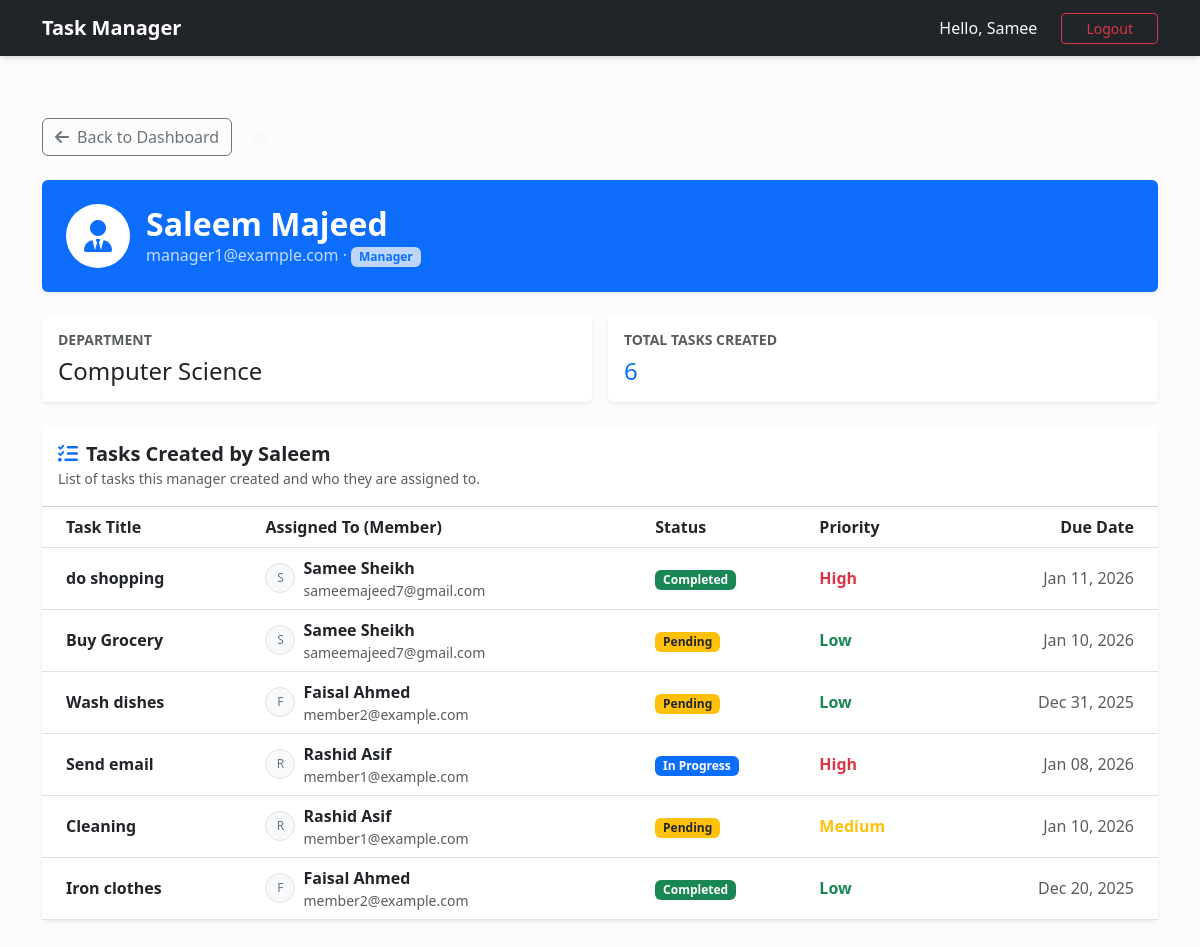
Page /about/manager/4/ (signed in) on the committed database.
### users/models.py (models this page shows, shortened)
class CustomUser(AbstractUser):
    username = None
    email = models.EmailField(_("email address"), unique=True)
    ROLE_ADMIN = "admin"
    ROLE_MANAGER = "manager"
    ROLE_MEMBER = "member"
    ROLE_CHOICES = [
        (ROLE_ADMIN, "Admin"),
        (ROLE_MANAGER, "Manager"),
        (ROLE_MEMBER, "Member"),
    ]
    role = models.CharField(max_length=20, choices=ROLE_CHOICES, default=ROLE_MEMBER)
    department = models.CharField(max_length=100, blank=True)
    USERNAME_FIELD = "email"
    REQUIRED_FIELDS = [] # Email & Password are required by default
    objects = CustomUserManager()
    class Meta:
        verbose_name = "user"
        verbose_name_plural = "users"
        ordering = ("email",)
    @property
    def is_admin(self):
        return self.role == self.ROLE_ADMIN or self.is_superuser

### tasks/models.py (models this page shows, shortened)
class Task(models.Model):
    PRIORITY_LOW = "low"
    PRIORITY_MEDIUM = "medium"
    PRIORITY_HIGH = "high"
    PRIORITY_CHOICES = [
        (PRIORITY_LOW, "Low"),
        (PRIORITY_MEDIUM, "Medium"),
        (PRIORITY_HIGH, "High"),
    ]
    STATUS_PENDING = "pending"
    STATUS_IN_PROGRESS = "in_progress"
    STATUS_COMPLETED = "completed"
    STATUS_CHOICES = [
        (STATUS_PENDING, "Pending"),
        (STATUS_IN_PROGRESS, "In Progress"),
        (STATUS_COMPLETED, "Completed"),
    ]
    title = models.CharField(max_length=255)
    description = models.TextField(blank=True)
    creator = models.ForeignKey(
        settings.AUTH_USER_MODEL,
        related_name="created_tasks",
        on_delete=models.CASCADE,
        help_text="User who created the task",
    )
    assignee = models.ForeignKey(
        settings.AUTH_USER_MODEL,
        related_name="assigned_tasks",
        on_delete=models.SET_NULL,
        null=True,
        blank=True,
        help_text="User assigned to the task",
    )
    priority = models.CharField(max_length=10, choices=PRIORITY_CHOICES, default=PRIORITY_MEDIUM)
    status = models.CharField(max_length=20, choices=STATUS_CHOICES, default=STATUS_PENDING)
    deadline = models.DateTimeField(null=True, blank=True)
    created_at = models.DateTimeField(auto_now_add=True)
    updated_at = models.DateTimeField(auto_now=True)
    completed_at = models.DateTimeField(null=True, blank=True)
    class Meta:
        ordering = ("-priority", "deadline", "-created_at")

### users/views.py (the view)
# urls.py: path("about/manager/<int:pk>/", views.about_manager, name="about_manager"),
@login_required
@require_http_methods(["GET"])
def about_manager(request, pk):
    if not request.user.is_admin:
        messages.error(request, "Unauthorized Access.")
        return redirect("dashboard")
    manager = get_object_or_404(CustomUser, pk=pk, role=CustomUser.ROLE_MANAGER)
    created_tasks = Task.objects.filter(creator=manager).order_by("-created_at")
    ctx = {
        "manager": manager,
        "created_tasks": created_tasks,
    }
    return render(request, "about_manager.html", ctx)

### users/templates/about_manager.html (shortened to what this page needs)
{% extends 'base.html' %}
{% block content %}
<div class="container py-5">
    <div class="mb-4">
        <a href="{% url 'admin_dashboard' %}" class="btn btn-outline-secondary">
            <i class="fas fa-arrow-left me-2"></i>Back to Dashboard
        </a>
        <a href="mailto:{{ manager.email }}" class="btn btn-sm btn-outline-light ms-2">
            <i class="fas fa-envelope me-1"></i>Email
        </a>
    </div>
    <div class="card shadow-sm border-0 mb-4 bg-primary text-white">
        <div class="card-body p-4">
            <div class="d-flex align-items-center">
                <div class="bg-white text-primary rounded-circle p-3 me-3 d-flex align-items-center justify-content-center" style="width: 64px; height: 64px;">
                    <i class="fas fa-user-tie fa-2x"></i>
                </div>
                <div>
                    <h2 class="fw-bold mb-0">{{ manager.first_name }} {{ manager.last_name }}</h2>
                    <p class="mb-0 opacity-75">{{ manager.email }} &middot; <span class="badge bg-light text-primary">Manager</span></p>
                </div>
            </div>
        </div>
    </div>
    <div class="row g-3 mb-4">
        <div class="col-md-6">
            <div class="card shadow-sm border-0 h-100">
                <div class="card-body">
                    <h6 class="text-muted text-uppercase small fw-bold">Department</h6>
                    <h4 class="mb-0">{{ manager.department|default:"General" }}</h4>
                </div>
            </div>
        </div>
        <div class="col-md-6">
            <div class="card shadow-sm border-0 h-100">
                <div class="card-body">
                    <h6 class="text-muted text-uppercase small fw-bold">Total Tasks Created</h6>
                    <h4 class="mb-0 text-primary">{{ created_tasks.count }}</h4>
                </div>
            </div>
        </div>
    </div>
    <div class="card shadow-sm border-0">
        <div class="card-header bg-white py-3">
            <h5 class="mb-0 fw-bold text-dark">
                <i class="fas fa-tasks me-2 text-primary"></i>Tasks Created by {{ manager.first_name }}
            </h5>
            <small class="text-muted">List of tasks this manager created and who they are assigned to.</small>
        </div>
        <div class="card-body p-0">
            <div class="table-responsive">
                <table class="table table-hover align-middle mb-0">
                    <thead class="bg-light">
                        <tr>
                            <th class="ps-4">Task Title</th>
                            <th>Assigned To (Member)</th>
                            <th>Status</th>
                            <th>Priority</th>
                            <th class="text-end pe-4">Due Date</th>
                        </tr>
                    </thead>
                    <tbody>
                        {% for task in created_tasks %}
                        <tr>
                            <td class="ps-4 fw-bold">{{ task.title }}</td>
                            <td>
                                {% if task.assignee %}
                                    <div class="d-flex align-items-center">
                                        <div class="bg-light text-secondary rounded-circle me-2 d-flex align-items-center justify-content-center border" style="width: 30px; height: 30px; font-size: 12px;">
                                            {{ task.assignee.first_name|first }}
                                        </div>
                                        <div>
                                            <div class="fw-semibold">{{ task.assignee.first_name }} {{ task.assignee.last_name }}</div>
                                            <div class="small text-muted">{{ task.assignee.email }}</div>
                                        </div>
                                    </div>
                                {% else %}
                                    <span class="badge bg-secondary">Unassigned</span>
                                {% endif %}
                            </td>
                            <td>
                                {% if task.status == 'completed' %}
                                    <span class="badge bg-success">Completed</span>
                                {% elif task.status == 'in_progress' %}
                                    <span class="badge bg-primary">In Progress</span>
                                {% else %}
                                    <span class="badge bg-warning text-dark">Pending</span>
                                {% endif %}
                            </td>
                            <td>
                                {% if task.priority == 'high' %}
                                    <span class="text-danger fw-bold">High</span>
                                {% elif task.priority == 'medium' %}
                                    <span class="text-warning fw-bold">Medium</span>
                                {% else %}
                                    <span class="text-success fw-bold">Low</span>
                                {% endif %}
                            </td>
                            <td class="text-end pe-4 text-muted">
                                {{ task.deadline|date:"M d, Y"|default:"No Deadline" }}
                            </td>
                        </tr>
                        {% endfor %}
                    </tbody>
                </table>
            </div>
        </div>
    </div>
</div>
{% endblock %}

### users/templates/base.html (shortened to what this page needs)
<!DOCTYPE html>
<html lang="en">
<head>
    <link href="https://cdn.jsdelivr.net/npm/bootstrap@5.3.0/dist/css/bootstrap.min.css" rel="stylesheet">
    <link rel="stylesheet" href="https://cdnjs.cloudflare.com/ajax/libs/font-awesome/6.4.0/css/all.min.css">
</head>
<body>
    <nav class="navbar navbar-expand-md navbar-dark bg-dark fixed-top navbar-custom px-3">
        <div class="container">
            <a class="navbar-brand fw-bold d-flex align-items-center" href="{% url 'home' %}">
                Task Manager
            </a>
            <div class="collapse navbar-collapse justify-content-end" id="navbarNav">
                <ul class="navbar-nav align-items-center gap-2">
                    {% if user.is_authenticated %}
                        <li class="nav-item">
                            <span class="text-light me-3">Hello, {{ user.first_name|default:user.email }}</span>
                        </li>
                        <li class="nav-item">
                            <form action="{% url 'logout' %}" method="POST" class="d-inline">
                                 <button type="submit" class="btn btn-outline-danger btn-sm px-4">Logout</button>
                            </form>
                        </li>
                    {% endif %}
                </ul>
            </div>
        </div>
    </nav>
    <main>
        {% block content %}
        {% endblock %}
    </main>
</body>
</html>

### rows in the picture
CustomUser: first_name "Samee"
CustomUser: first_name "Saleem", last_name "Majeed", email "manager1@example.com", department "Computer Science"
Task: title "do shopping", assignee.first_name|first "S", assignee.first_name "Samee", assignee.last_name "Sheikh", assignee.email "sameemajeed7@gmail.com", status "Completed", priority "High", deadline "Jan 11, 2026"
Task: title "Buy Grocery", assignee.first_name|first "S", assignee.first_name "Samee", assignee.last_name "Sheikh", assignee.email "sameemajeed7@gmail.com", status "Pending", priority "Low", deadline "Jan 10, 2026"
Task: title "Wash dishes", assignee.first_name|first "F", assignee.first_name "Faisal", assignee.last_name "Ahmed", assignee.email "member2@example.com", status "Pending", priority "Low", deadline "Dec 31, 2025"
Task: title "Send email", assignee.first_name|first "R", assignee.first_name "Rashid", assignee.last_name "Asif", assignee.email "member1@example.com", status "In Progress", priority "High", deadline "Jan 08, 2026"
Task: title "Cleaning", assignee.first_name|first "R", assignee.first_name "Rashid", assignee.last_name "Asif", assignee.email "member1@example.com", status "Pending", priority "Medium", deadline "Jan 10, 2026"
Task: title "Iron clothes", assignee.first_name|first "F", assignee.first_name "Faisal", assignee.last_name "Ahmed", assignee.email "member2@example.com", status "Completed", priority "Low", deadline "Dec 20, 2025"

### other values in the picture
{{ created_tasks.count }} "6"
